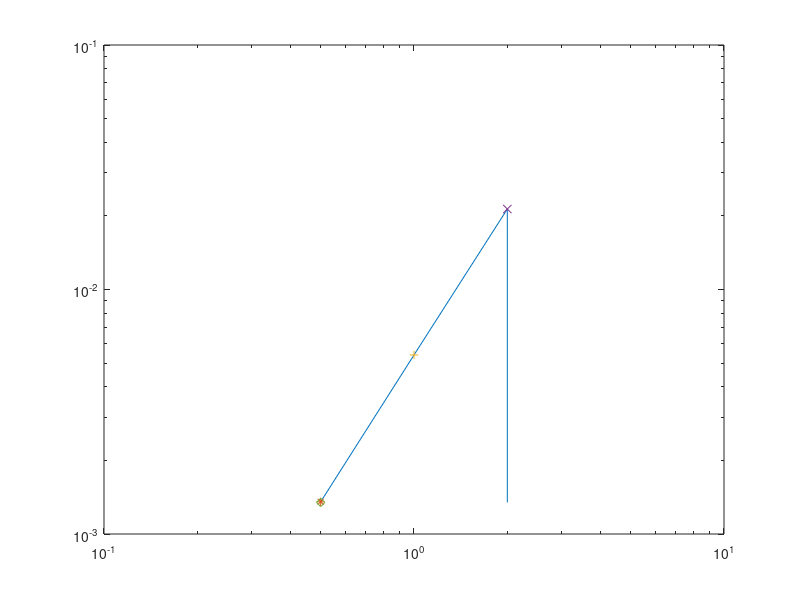

Source code (MATLAB):
%
%
%

% a1)
format long;
fk = @(x) sqrt(x + 4);
h = 0.5;
hH = 1;
hHH = 2;

% a2)
nollFem = h*(fk(-1)/2 + fk(-1+h) + fk(-1+2*h) + fk(-1+3*h) + fk(1)/2);
ettNoll = hH*(fk(-1)/2 + fk(-1+hH) + fk(1)/2);
tvaNoll = hHH*(fk(-1)/2 + fk(1)/2);

% Richardsonextrapolation
% a3)
Fs = nollFem + (nollFem-ettNoll)/((2^9)-1);

% Test av feltermer
val_ett = nollFem;
val_two = ettNoll;
val_three = tvaNoll;
val_korr = (10*sqrt(5)/3)-2*sqrt(3);

err_ett = abs(val_korr - val_ett)
err_two = abs(val_korr - val_two)
err_three = abs(val_korr - val_three)
err_rich = abs(val_korr - Fs)

y_val = [err_ett err_two err_three err_rich];
x_val = [h hH hHH hHH];

loglog(x_val, y_val);
hold on
plot(h, err_ett, '*', hH, err_two, '+', hHH, err_three, 'x', h, err_rich, 'd');

% b)
